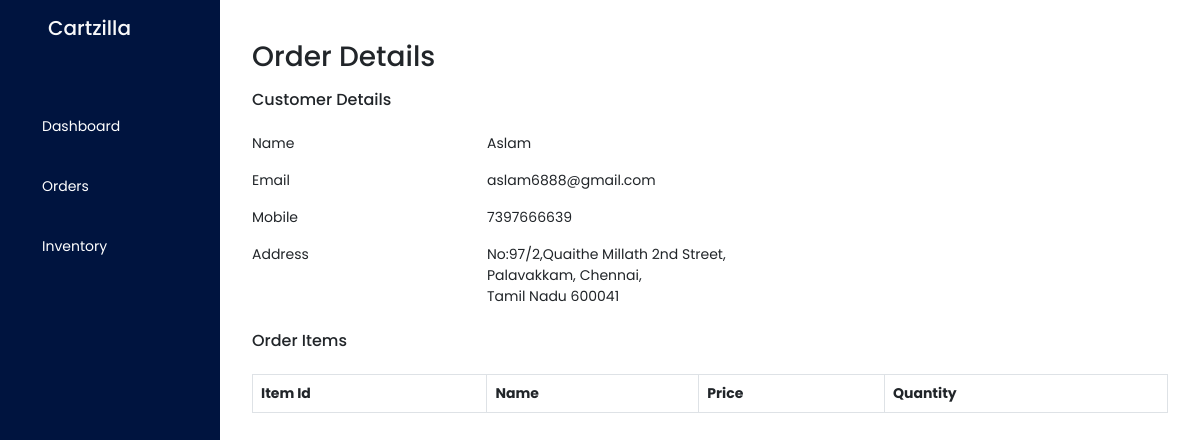
The page /admin/order/1 (signed in) on the database its author committed.
### core/models.py (models this page shows)
class User(db.Model, UserMixin):
    id = db.Column(db.Integer, primary_key=True)
    admin = db.Column(db.Boolean)
    name = db.Column(db.String(100), nullable=True)
    email = db.Column(db.String(100), unique=True, nullable=False)
    mobile = db.Column(db.String(255))
    password = db.Column(db.String(100), nullable=False)
    address_1 = db.Column(db.String(255))
    address_2 = db.Column(db.String(255))
    city = db.Column(db.String(255))
    state = db.Column(db.String(255))
    pincode = db.Column(db.String(255))

### core/routes.py (the view)
@app.route('/admin/order/<id>')
@login_required
def orderitems(id):
    order = Order.query.filter_by(id=id).first()
    customer = User.query.filter_by(id=order.user).first()
    item =  db.engine.execute('''
            select * from order_item, product where order_item.product = product.id and order_item.order_id = {}
        '''.format(id))
    return render_template('admin/Orders/orderview.html',order=order, item=item, customer=customer)

### core/routes.py (called while the page is built)
@login_manager.user_loader
def load_user(user_id):
    return User.query.get(user_id)

### core/templates/admin/Orders/orderview.html (shortened to what this page needs)
{%extends 'admin/index.html'%}
{%block content%}
<div class="p-4 mx-2">
    <h3 class="my-3">Order Details</h3>
    <h6>Customer Details</h6>
    <div class="row">
        <div class="col-3">
            <div class="my-3">Name</div>
            <div class="my-3">Email</div>
            <div class="my-3">Mobile</div>
            <div class="my-3">Address</div>
        </div>
        <div class="col-4">
            <div class="my-3">{{customer.name}}</div>
            <div class="my-3">{{customer.email}}</div>
            <div class="my-3">{{customer.mobile}}</div>
            <div class="mt-3">{{customer.address_1}},</div>
            <div>{{customer.address_2}}, {{customer.city}}, </div>
            <div>{{customer.state}} {{customer.pincode}}</div>
        </div>
    </div>
    <div>
        <h6 class="my-4">Order Items</h6>
        <table class="table table-bordered my-4">
            <thead>
                <tr>
                    <th>Item Id</th>
                    <th>Name</th>
                    <th>Price</th>
                    <th>Quantity</th>
                </tr>
            </thead>
        </table>
    </div>
</div>
{%endblock%}

### core/static/css/admin.css (style rules this page uses)
body { font-family: 'Poppins', sans-serif; font-size: 14px !important; }

### rows shown on the page
User: name "Aslam", email "aslam6888@gmail.com", mobile "7397666639", address_1 "No:97/2,Quaithe Millath 2nd Street", address_2 "Palavakkam", city "Chennai", state "Tamil Nadu", pincode "600041"
